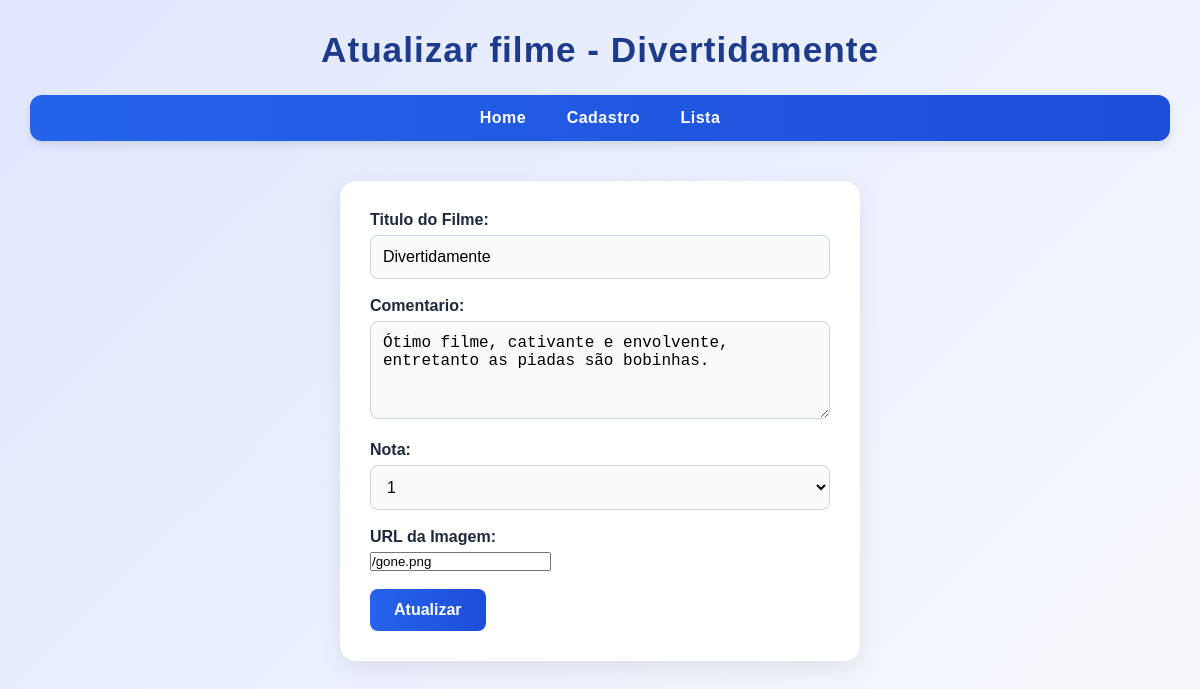
/atualizar/2/, run on an earlier commit of the app's database.
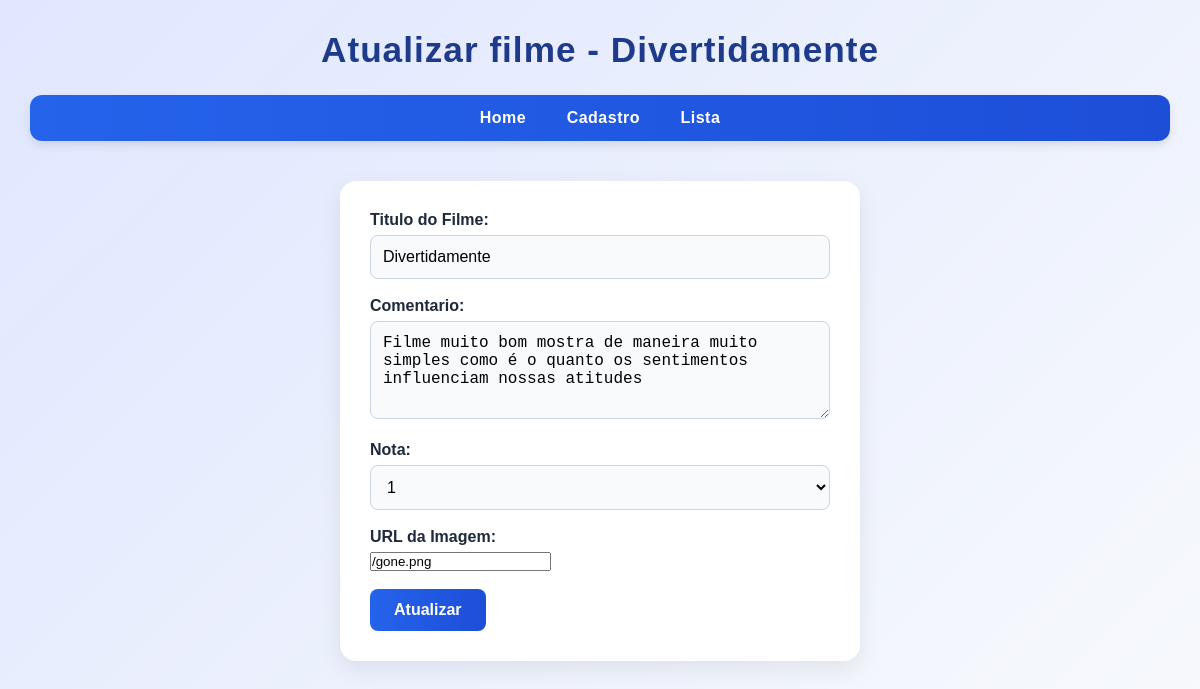
And on a later commit of the database.
### minhaapp/models.py (models this page shows)
class Filme(models.Model):
    titulo = models.CharField(
        max_length=100,
        help_text="Digite o titulo do filme")
    comentario = models.TextField(
        max_length=1000,
        help_text="Digite um comentario")
    nota = models.IntegerField()
    imagem_url = models.URLField(
        blank=True)

### minhaapp/views.py (the view, shortened to what this page needs)
# urls.py: path('atualizar/<int:filme_id>/', views.atualizar, name='atualizar')
def atualizar(request, filme_id):
    filme = get_object_or_404(Filme, id=filme_id)
    context = {'filme': filme}
    return render(request, 'filmes/atualizar.html', context)

### minhaapp/templates/filmes/atualizar.html (shortened to what this page needs)
{%load static%}
<!DOCTYPE html>
<html lang="en">
<head>
    <link rel="stylesheet" href="{%static 'minhaapp/css/style.css'%}">
</head>
<body>
    <h1>Atualizar filme - {{filme.titulo}}</h1>
    <nav>
        <a href="/">Home</a>
        <a href="/cadastro/">Cadastro</a>
        <a href="/lista/">Lista</a>
    </nav>
    <form method="POST">
        <p>
            <label>Titulo do Filme:</label>
            <input type="text" name="titulo" required value="{{filme.titulo}}">
        </p>
        <p>
            <label>Comentario:</label>
            <textarea name="comentario" rows="4">{{filme.comentario}}</textarea>
        </p>
        <p>
            <label>Nota:</label>
            <select name="nota" id="nota">
                <option >1</option>
            </select>
        </p>
        <p>
            <label>URL da Imagem:</label>
            <input type="url" name="imagem_url"required value="{{filme.imagem_url}}">
        </p>
        <button type="submit">Atualizar</button>
    </form>
</body>
</html>

What changed in the data, as far as the page shows it:
changed Filme "Divertidamente": comentario "Ótimo filme, cativante e envolvente, entretanto as piadas são bobinhas." → "Filme muito bom mostra de maneira muito simples como é o quanto os sentimentos influenciam nossas atitudes"
